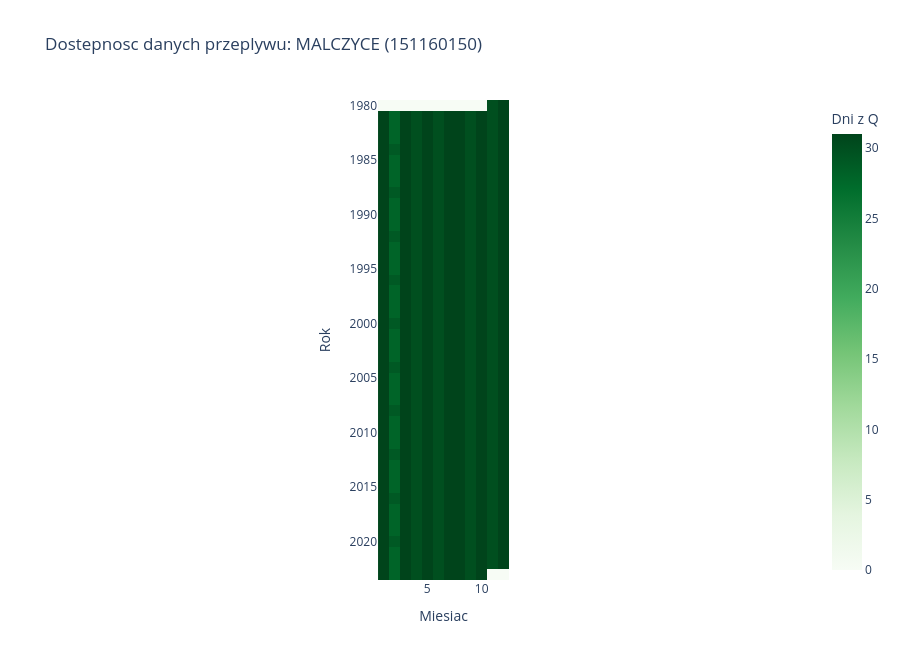
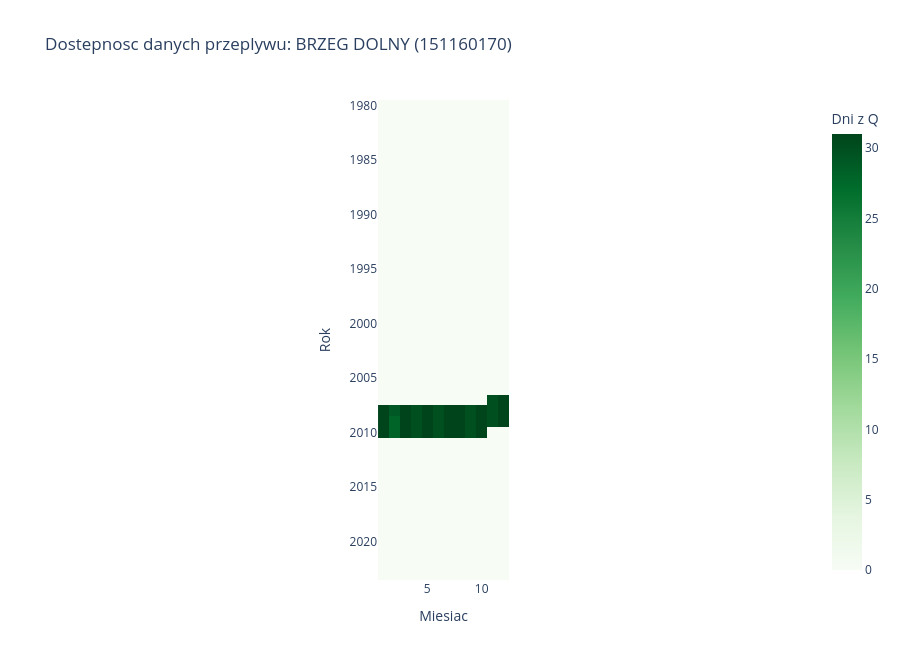

Notebook code cell kept with these figures, in order:
### Markdown cell above
**Prompt do LLM:**
> *"Napisz kod ktory stworzy mapy cieplne dostepnosci danych przeplywu i stanow wody
> (plotly imshow). Pivot: wiersze=rok, kolumny=miesiac, wartosc=liczba poprawnych dni.
> Osobna mapa dla kazdej stacji. Dodaj tez podsumowanie luk (find_gaps)."*

### Code cell
# Mapa cieplna dostepnosci + podsumowanie luk
for sid in df['station_id'].unique():
    sdf = df[df['station_id'] == sid].copy()
    name = sdf['station_name'].iloc[0]
    sdf['year'] = sdf['date'].dt.year
    sdf['month'] = sdf['date'].dt.month

    # Heatmapa: przeplywy
    pivot = sdf.groupby(['year', 'month'])['discharge_m3s'].apply(
        lambda x: x.notna().sum()).unstack(fill_value=0)

    fig = px.imshow(pivot,
        labels=dict(x='Miesiac', y='Rok', color='Dni z Q'),
        title=f'Dostepnosc danych przeplywu: {name} ({sid})',
        color_continuous_scale='Greens',
        height=max(400, len(pivot) * 15))
    fig.show()

    # Podsumowanie luk
    gaps = find_gaps(df, sid, 'discharge_m3s')
    if gaps.empty:
        print(f'{name}: brak luk -- kompletna seria przeplywow!\n')
    else:
        print(f'{name}: {len(gaps)} luk, lacznie {gaps["duration_days"].sum()} dni brakujacych')
        long = gaps[gaps['duration_days'] > 30]
        if not long.empty:
            print(long[['gap_start', 'gap_end', 'duration_days']].to_string(index=False))
        print()

### Figure 1 — Plotly figure (JSON) as saved in the notebook; plotly's stock layout.template omitted (floating-point values rounded to 4 significant figures; data arrays with more than 128 entries replaced by an {"elided": "..."} marker saying what was removed)
{"data": [{"coloraxis": "coloraxis", "hovertemplate": "Miesiac: %{x}<br>Rok: %{y}<br>Dni z Q: %{z}<extra></extra>", "name": "0", "type": "heatmap", "x": [1, 2, 3, 4, 5, 6, 7, 8, 9, 10, 11, 12], "xaxis": "x", "y": [1980, 1981, 1982, 1983, 1984, 1985, 1986, 1987, 1988, 1989, 1990, 1991, 1992, 1993, 1994, 1995, 1996, 1997, 1998, 1999, 2000, 2001, 2002, 2003, 2004, 2005, 2006, 2007, 2008, 2009, 2010, 2011, 2012, 2013, 2014, 2015, 2016, 2017, 2018, 2019, 2020, 2021, 2022, 2023], "yaxis": "y", "z": {"elided": "44x12 int values"}}], "layout": {"coloraxis": {"colorbar": {"title": {"text": "Dni z Q"}}, "colorscale": [[0, "rgb(247,252,245)"], [0.125, "rgb(229,245,224)"], [0.25, "rgb(199,233,192)"], [0.375, "rgb(161,217,155)"], [0.5, "rgb(116,196,118)"], [0.625, "rgb(65,171,93)"], [0.75, "rgb(35,139,69)"], [0.875, "rgb(0,109,44)"], [1, "rgb(0,68,27)"]]}, "height": 660, "title": {"text": "Dostepnosc danych przeplywu: MALCZYCE (151160150)"}, "xaxis": {"anchor": "y", "constrain": "domain", "domain": [0, 1], "scaleanchor": "y", "title": {"text": "Miesiac"}}, "yaxis": {"anchor": "x", "autorange": "reversed", "constrain": "domain", "domain": [0, 1], "title": {"text": "Rok"}}}}

### Figure 2 — Plotly figure (JSON) as saved in the notebook; plotly's stock layout.template omitted (floating-point values rounded to 4 significant figures; data arrays with more than 128 entries replaced by an {"elided": "..."} marker saying what was removed)
{"data": [{"coloraxis": "coloraxis", "hovertemplate": "Miesiac: %{x}<br>Rok: %{y}<br>Dni z Q: %{z}<extra></extra>", "name": "0", "type": "heatmap", "x": [1, 2, 3, 4, 5, 6, 7, 8, 9, 10, 11, 12], "xaxis": "x", "y": [1980, 1981, 1982, 1983, 1984, 1985, 1986, 1987, 1988, 1989, 1990, 1991, 1992, 1993, 1994, 1995, 1996, 1997, 1998, 1999, 2000, 2001, 2002, 2003, 2004, 2005, 2006, 2007, 2008, 2009, 2010, 2011, 2012, 2013, 2014, 2015, 2016, 2017, 2018, 2019, 2020, 2021, 2022, 2023], "yaxis": "y", "z": {"elided": "44x12 int values"}}], "layout": {"coloraxis": {"colorbar": {"title": {"text": "Dni z Q"}}, "colorscale": [[0, "rgb(247,252,245)"], [0.125, "rgb(229,245,224)"], [0.25, "rgb(199,233,192)"], [0.375, "rgb(161,217,155)"], [0.5, "rgb(116,196,118)"], [0.625, "rgb(65,171,93)"], [0.75, "rgb(35,139,69)"], [0.875, "rgb(0,109,44)"], [1, "rgb(0,68,27)"]]}, "height": 660, "title": {"text": "Dostepnosc danych przeplywu: BRZEG DOLNY (151160170)"}, "xaxis": {"anchor": "y", "constrain": "domain", "domain": [0, 1], "scaleanchor": "y", "title": {"text": "Miesiac"}}, "yaxis": {"anchor": "x", "autorange": "reversed", "constrain": "domain", "domain": [0, 1], "title": {"text": "Rok"}}}}
